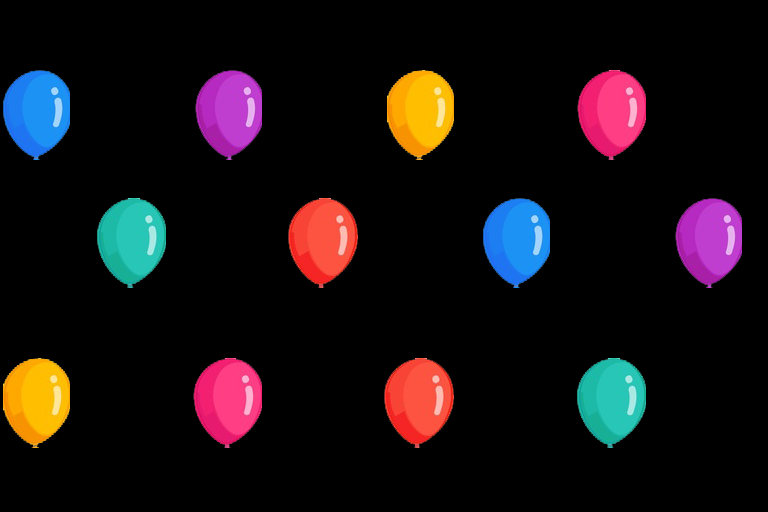

The image is a tile-based game level rendered from a .tmx file. Its description and complete source (layers, tilesets, objects, tile grids) follow:
An orthogonal 16x16 tile map with 48x32 px tiles, 1 tile layer (walls) and 12 objects.

<map version="1.5" tiledversion="1.7.2" orientation="orthogonal" renderorder="right-down" width="16" height="16" tilewidth="48" tileheight="32" infinite="0" nextlayerid="2" nextobjectid="1">
 <editorsettings>
  <export target="../tiles/balloonss.json" format="json" />
 </editorsettings>
 <tileset firstgid="1" name="balloon" tilewidth="70" tileheight="90" spacing="20" tilecount="6" columns="6">
  <properties>
   <property name="collides" type="bool" value="false" />
  </properties>
  <image source="balloon.png" width="524" height="98" />
  <tile id="0">
   <properties>
    <property name="collides" type="bool" value="true" />
   </properties>
   <objectgroup draworder="index" id="4">
    <object id="14" x="42.4342" y="126.316" width="1.64474" height="0.328947" />
    <object id="18" x="1.1102" y="-1.1102" width="70" height="90" />
   </objectgroup>
  </tile>
  <tile id="1">
   <properties>
    <property name="collides" type="bool" value="true" />
   </properties>
   <objectgroup draworder="index" id="2">
    <object id="1" x="1.52276" y="0.787442" width="68.665" height="75.3988" rotation="359.858">
     <properties>
      <property name="collides" type="bool" value="true" />
     </properties>
     <ellipse />
    </object>
    <object id="2" x="3.90187" y="51.7252">
     <properties>
      <property name="collides" type="bool" value="true" />
     </properties>
     <polygon points="0,0 1.31579,5.59211 6.57895,15.4605 13.8158,25.3289 25,33.2237 28.6184,33.5526 33.2237,33.5526 45.7237,25.3289 55.9211,15.4605 61.1842,6.90789" />
    </object>
   </objectgroup>
  </tile>
  <tile id="2">
   <properties>
    <property name="collides" type="bool" value="true" />
   </properties>
   <objectgroup draworder="index" id="2">
    <object id="1" x="2.18066" y="1.11639" width="68.665" height="75.3988" rotation="359.858">
     <properties>
      <property name="collides" type="bool" value="true" />
     </properties>
     <ellipse />
    </object>
    <object id="2" x="4.55977" y="52.0541">
     <properties>
      <property name="collides" type="bool" value="true" />
     </properties>
     <polygon points="0,0 1.31579,5.59211 6.57895,15.4605 13.8158,25.3289 25,33.2237 28.6184,33.5526 33.2237,33.5526 45.7237,25.3289 55.9211,15.4605 61.1842,6.90789" />
    </object>
   </objectgroup>
  </tile>
  <tile id="3">
   <properties>
    <property name="collides" type="bool" value="true" />
   </properties>
   <objectgroup draworder="index" id="2">
    <object id="1" x="1.84988" y="-0.279798" width="69.407" height="76.1371" rotation="359.858">
     <properties>
      <property name="collides" type="bool" value="true" />
     </properties>
     <ellipse />
    </object>
    <object id="2" x="4.23082" y="51.3962">
     <properties>
      <property name="collides" type="bool" value="true" />
     </properties>
     <polygon points="0,0 1.31579,5.59211 6.57895,15.4605 13.8158,25.3289 25,33.2237 28.6184,33.5526 33.2237,33.5526 45.7237,25.3289 55.9211,15.4605 61.1842,6.90789" />
    </object>
   </objectgroup>
  </tile>
  <tile id="4">
   <properties>
    <property name="collides" type="bool" value="true" />
   </properties>
   <objectgroup draworder="index" id="2">
    <object id="1" x="2.83855" y="1.77428" width="68.665" height="75.3988" rotation="359.858">
     <properties>
      <property name="collides" type="bool" value="true" />
     </properties>
     <ellipse />
    </object>
    <object id="2" x="5.21766" y="52.712">
     <properties>
      <property name="collides" type="bool" value="true" />
     </properties>
     <polygon points="0,0 1.31579,5.59211 6.57895,15.4605 13.8158,25.3289 25,33.2237 28.6184,33.5526 33.2237,33.5526 45.7237,25.3289 55.9211,15.4605 61.1842,6.90789" />
    </object>
   </objectgroup>
  </tile>
  <tile id="5">
   <properties>
    <property name="collides" type="bool" value="true" />
   </properties>
   <objectgroup draworder="index" id="2">
    <object id="1" x="3.1675" y="1.44534" width="68.665" height="75.3988" rotation="359.858">
     <properties>
      <property name="collides" type="bool" value="true" />
     </properties>
     <ellipse />
    </object>
    <object id="2" x="5.54661" y="52.3831">
     <properties>
      <property name="collides" type="bool" value="true" />
     </properties>
     <polygon points="0,0 1.31579,5.59211 6.57895,15.4605 13.8158,25.3289 25,33.2237 28.6184,33.5526 33.2237,33.5526 45.7237,25.3289 55.9211,15.4605 61.1842,6.90789" />
    </object>
   </objectgroup>
  </tile>
 </tileset>
 <layer id="1" name="walls" width="16" height="16">
  <data encoding="csv">
0,0,0,0,0,0,0,0,0,0,0,0,0,0,0,0,
0,0,0,0,0,0,0,0,0,0,0,0,0,0,0,0,
0,0,0,0,0,0,0,0,0,0,0,0,0,0,0,0,
0,0,0,0,0,0,0,0,0,0,0,0,0,0,0,0,
5,0,0,0,6,0,0,0,4,0,0,0,3,0,0,0,
0,0,0,0,0,0,0,0,0,0,0,0,0,0,0,0,
0,0,0,0,0,0,0,0,0,0,0,0,0,0,0,0,
0,0,0,0,0,0,0,0,0,0,0,0,0,0,0,0,
0,0,2,0,0,0,1,0,0,0,5,0,0,0,6,0,
0,0,0,0,0,0,0,0,0,0,0,0,0,0,0,0,
0,0,0,0,0,0,0,0,0,0,0,0,0,0,0,0,
0,0,0,0,0,0,0,0,0,0,0,0,0,0,0,0,
0,0,0,0,0,0,0,0,0,0,0,0,0,0,0,0,
4,0,0,0,3,0,0,0,1,0,0,0,2,0,0,0,
0,0,0,0,0,0,0,0,0,0,0,0,0,0,0,0,
0,0,0,0,0,0,0,0,0,0,0,0,0,0,0,0
</data>
 </layer>
</map>